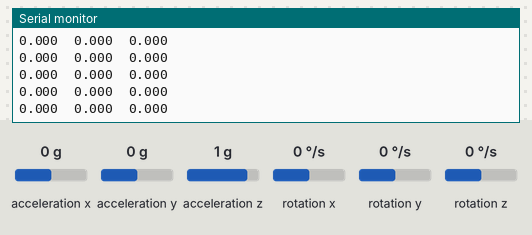
Bench run of a sketch on a simulated Arduino Uno, built with avr-gcc and run on an emulated ATmega328P. Shown: the last lines printed to the serial monitor. Wiring (inferred from the names in the program): MPU-6050 motion sensor at I2C address 0x68. Inputs (shaded band) come from the test bench; at power-on: acceleration x 0 g, acceleration y 0 g, acceleration z 1 g, rotation x 0 °/s, rotation y 0 °/s, rotation z 0 °/s.

Above: at 4.0 s.
4.1 s: acceleration x set to -1.4 g
At 4.8 s:
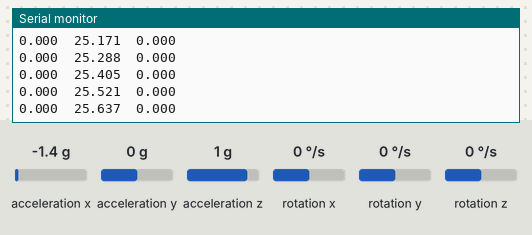
5.6 s: acceleration y set to -1.4 g
At 6.3 s:
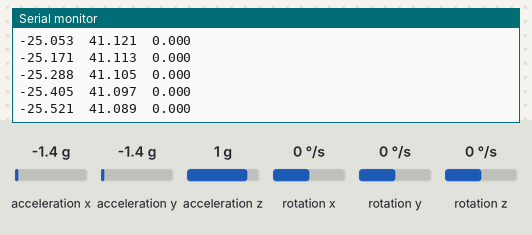
7.1 s: acceleration z set to -1.4 g
At 8.1 s:
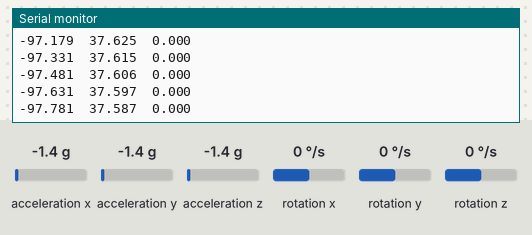
8.6 s: rotation x set to -192 °/s
At 9.2 s:
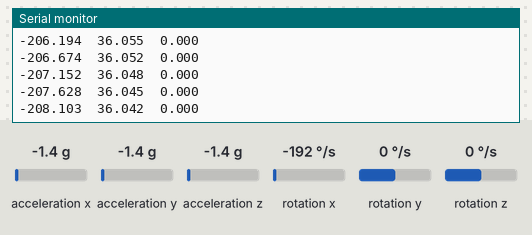
10.1 s: rotation y set to -192 °/s
At 11.0 s:
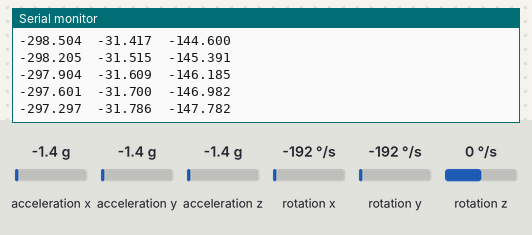
Timing chart, 0 to 12.6 s (numbered marks = the images above; inputs shaded):
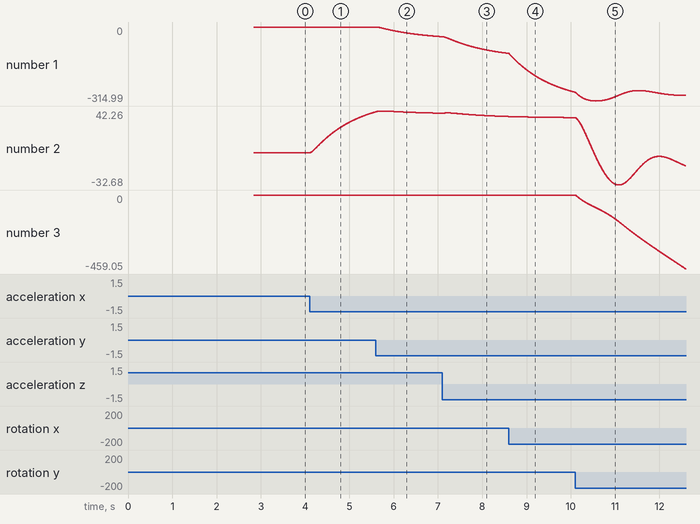

The sketch:

5_gyro_drift_correction.ino
```cpp
#include<Wire.h>
const int MPU_addr=0x68;
float AcX,AcY,AcZ,Tmp,GyX,GyY,GyZ;
float SampleFrequency = 250, dt = 1/SampleFrequency, loop_timer = 1000000*dt, t;
float GyXOff, GyYOff, GyZOff;
float acc_sensitivity=4096, gyro_sensitivity=65.5;
float p, q, r;
float phi_d_gyro, th_d_gyro, psi_d_gyro;
float phi_gyro, th_gyro, psi_gyro;
float AcX_P,AcY_P,AcZ_P;
float amx, amy, amz;
float phi_acc, th_acc;
float k1=0.95, k2=0.004;
int start;

void setup(){
  Serial.begin(115200);
  Wire.begin();
  TWBR = 12;
  setup_mpu_6050_registers();
  calc_gyro_offset();
  /*GyXOff = -47.33;
  GyYOff = -21.50;
  GyZOff = -39.23;
*/
  t=micros();
}

void loop(){
  read_mpu_6050_data();
  LPF_acc();
  acc_angle_calc();
  gyro_angle_calc();
  gyro_drift_correction();
  print_angles();

  while(micros()-t < loop_timer){}
  t=micros();
}

void setup_mpu_6050_registers(){
  //Activate the MPU-6050
  Wire.beginTransmission(MPU_addr);                                    //Start communicating with the MPU-6050
  Wire.write(0x6B);                                                    //Send the requested starting register
  Wire.write(0x00);                                                    //Set the requested starting register
  Wire.endTransmission(true);                                          //End the transmission
  //Configure the accelerometer (+/-8g)
  Wire.beginTransmission(MPU_addr);                                    //Start communicating with the MPU-6050
  Wire.write(0x1C);                                                    //Send the requested starting register
  Wire.write(0x10);                                                    //Set the requested starting register
  Wire.endTransmission(true);                                          //End the transmission
  //Configure the gyro (500dps full scale)
  Wire.beginTransmission(MPU_addr);                                    //Start communicating with the MPU-6050
  Wire.write(0x1B);                                                    //Send the requested starting register
  Wire.write(0x08);                                                    //Set the requested starting register
  Wire.endTransmission(true);                                          //End the transmission
  //low pass filter
  Wire.beginTransmission(MPU_addr);                                    //Start communicating with the MPU-6050
  Wire.write(0x1A);                                                    //Send the requested starting register
  Wire.write(0x03);                                                    //Set the requested starting register
  Wire.endTransmission(true);
}

void read_mpu_6050_data(){
  Wire.beginTransmission(MPU_addr);
  Wire.write(0x3B);  // starting with register 0x3B (ACCEL_XOUT_H)
  Wire.endTransmission(false);
  Wire.requestFrom(MPU_addr,14,true);  // request a total of 14 registers
  while(Wire.available() < 14);
  AcX=Wire.read()<<8|Wire.read();  // 0x3B (ACCEL_XOUT_H) & 0x3C (ACCEL_XOUT_L)
  AcY=Wire.read()<<8|Wire.read();  // 0x3D (ACCEL_YOUT_H) & 0x3E (ACCEL_YOUT_L)
  AcZ=Wire.read()<<8|Wire.read();  // 0x3F (ACCEL_ZOUT_H) & 0x40 (ACCEL_ZOUT_L)
  Tmp=Wire.read()<<8|Wire.read();  // 0x41 (TEMP_OUT_H) & 0x42 (TEMP_OUT_L)
  GyX=Wire.read()<<8|Wire.read();  // 0x43 (GYRO_XOUT_H) & 0x44 (GYRO_XOUT_L)
  GyY=Wire.read()<<8|Wire.read();  // 0x45 (GYRO_YOUT_H) & 0x46 (GYRO_YOUT_L)
  GyZ=Wire.read()<<8|Wire.read();  // 0x47 (GYRO_ZOUT_H) & 0x48 (GYRO_ZOUT_L)
}

void LPF_acc(){
  AcX = AcX*(1-k1) + k1*AcX_P;
  AcY = AcY*(1-k1) + k1*AcY_P;
  AcZ = AcZ*(1-k1) + k1*AcZ_P;
  AcX_P = AcX;
  AcY_P = AcY;
  AcZ_P = AcZ;
}

void acc_angle_calc(){
  amx = AcX/acc_sensitivity;
  amy = AcY/acc_sensitivity;
  amz = AcZ/acc_sensitivity;

  float g = sqrt(amx*amx + amy*amy + amz*amz);
  phi_acc = atan2(amy,amz);
  th_acc = -asin(amx/g);
}

void calc_gyro_offset(){
  float n=500;
  Serial.println("");
  Serial.println("Calliberating Gyroscope !");
  for(int i=0;i<n;i++){
    if(i % 100 == 0){
      Serial.print("- ");
    }
    read_mpu_6050_data();
    GyXOff=GyXOff+GyX;
    GyYOff=GyYOff+GyY;
    GyZOff=GyZOff+GyZ;
    delay(5);
  }
  GyXOff=GyXOff/n;
  GyYOff=GyYOff/n;
  GyZOff=GyZOff/n;
  Serial.println("");
  Serial.println("Gyro Caliberation Complete!!");
  Serial.println("Offsets are:");
  Serial.print("GyXOff = "); Serial.println(GyXOff);
  Serial.print("GyYOff = "); Serial.println(GyYOff);
  Serial.print("GyZOff = "); Serial.println(GyZOff);
  Serial.print("\n");
}

void gyro_angle_calc(){
  GyX -= GyXOff;
  GyY -= GyYOff;
  GyZ -= GyZOff;
  p = GyX/gyro_sensitivity;
  q = GyY/gyro_sensitivity;
  r = GyZ/gyro_sensitivity;

  p = p*PI/180;
  q = q*PI/180;
  r = r*PI/180;

  phi_d_gyro =  p + (q*sin(phi_gyro) + r*cos(phi_gyro))*tan(th_gyro);
  th_d_gyro  =  q*cos(phi_gyro) - r*sin(phi_gyro);
  psi_d_gyro = (q*sin(phi_gyro) + r*cos(phi_gyro))/cos(th_gyro);

  phi_gyro = phi_gyro + phi_d_gyro*dt;
  th_gyro  = th_gyro  + th_d_gyro*dt;
  psi_gyro = psi_gyro + psi_d_gyro*dt;

  if(start==0){
    start = 1;
    phi_gyro = phi_acc;
    th_gyro  = th_acc;
  }
}

void gyro_drift_correction(){
  phi_gyro = phi_gyro + k2*(phi_acc - phi_gyro);
  th_gyro = th_gyro + k2*(th_acc - th_gyro);
}

void print_angles(){
  Serial.print(phi_gyro*180/PI,3); Serial.print("\t");
  Serial.print(th_gyro*180/PI,3); Serial.print("\t");
  Serial.println(psi_gyro*180/PI,3);
}
```

Measured:
- after the input at 4.1 s, the serial monitor: prints a new line at once (image 1)
- plotted number 2: 0 → 41.48 after the input at 4.1 s
